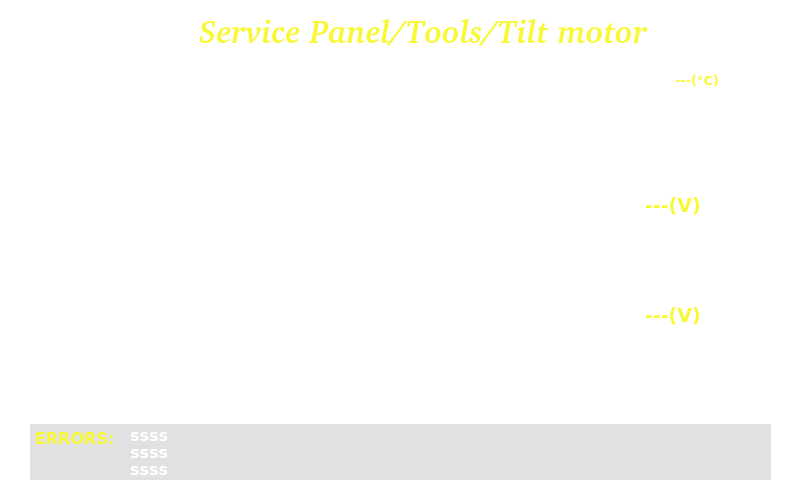
<?xml version="1.0" encoding="UTF-8"?>
<ui version="4.0">
 <class>tiltingToolUI</class>
 <widget class="QWidget" name="tiltingToolUI">
  <property name="geometry">
   <rect>
    <x>0</x>
    <y>0</y>
    <width>800</width>
    <height>480</height>
   </rect>
  </property>
  <property name="windowTitle">
   <string notr="true">Form</string>
  </property>
  <property name="styleSheet">
   <string notr="true">background-color:rgb(0,0,0,0);
background-image:url(://Service_Tools/Service_Tools/tilting_background.png);
border: 0px;</string>
  </property>
  <widget class="QFrame" name="frame">
   <property name="geometry">
    <rect>
     <x>0</x>
     <y>0</y>
     <width>800</width>
     <height>480</height>
    </rect>
   </property>
   <property name="frameShape">
    <enum>QFrame::StyledPanel</enum>
   </property>
   <property name="frameShadow">
    <enum>QFrame::Raised</enum>
   </property>
   <widget class="QFrame" name="frame_2">
    <property name="geometry">
     <rect>
      <x>665</x>
      <y>65</y>
      <width>121</width>
      <height>101</height>
     </rect>
    </property>
    <property name="styleSheet">
     <string notr="true">background-image:url(://Service_Tools/Service_Tools/tilting_tool.png);</string>
    </property>
    <property name="frameShape">
     <enum>QFrame::StyledPanel</enum>
    </property>
    <property name="frameShadow">
     <enum>QFrame::Raised</enum>
    </property>
    <widget class="QLabel" name="temp">
     <property name="geometry">
      <rect>
       <x>10</x>
       <y>0</y>
       <width>61</width>
       <height>31</height>
      </rect>
     </property>
     <property name="font">
      <font>
       <family>DejaVu Sans</family>
       <pointsize>10</pointsize>
       <weight>75</weight>
       <italic>false</italic>
       <bold>true</bold>
      </font>
     </property>
     <property name="styleSheet">
      <string notr="true">background-image:url(/transparent.png);
color: rgb(248, 248, 54);</string>
     </property>
     <property name="text">
      <string notr="true">---(°C)</string>
     </property>
     <property name="alignment">
      <set>Qt::AlignLeading|Qt::AlignLeft|Qt::AlignVCenter</set>
     </property>
    </widget>
   </widget>
   <widget class="QPushButton" name="exitButton">
    <property name="geometry">
     <rect>
      <x>0</x>
      <y>0</y>
      <width>111</width>
      <height>111</height>
     </rect>
    </property>
    <property name="text">
     <string/>
    </property>
   </widget>
   <widget class="QLabel" name="label">
    <property name="geometry">
     <rect>
      <x>115</x>
      <y>10</y>
      <width>616</width>
      <height>41</height>
     </rect>
    </property>
    <property name="font">
     <font>
      <family>Bitstream Charter</family>
      <pointsize>24</pointsize>
      <weight>75</weight>
      <italic>true</italic>
      <bold>true</bold>
     </font>
    </property>
    <property name="styleSheet">
     <string notr="true">background-image:url(/transparent.png);
color: rgb(248, 248, 54);</string>
    </property>
    <property name="text">
     <string notr="true">Service Panel/Tools/Tilt motor</string>
    </property>
    <property name="alignment">
     <set>Qt::AlignCenter</set>
    </property>
   </widget>
   <widget class="QFrame" name="zeroFrame">
    <property name="geometry">
     <rect>
      <x>420</x>
      <y>235</y>
      <width>21</width>
      <height>21</height>
     </rect>
    </property>
    <property name="styleSheet">
     <string notr="true">border-image:url(://yes.png);
background-image:url(://transparent.png);</string>
    </property>
    <property name="frameShape">
     <enum>QFrame::StyledPanel</enum>
    </property>
    <property name="frameShadow">
     <enum>QFrame::Raised</enum>
    </property>
   </widget>
   <widget class="QFrame" name="faultFrame">
    <property name="geometry">
     <rect>
      <x>420</x>
      <y>215</y>
      <width>21</width>
      <height>21</height>
     </rect>
    </property>
    <property name="styleSheet">
     <string notr="true">border-image:url(://yes.png);
background-image:url(://transparent.png);</string>
    </property>
    <property name="frameShape">
     <enum>QFrame::StyledPanel</enum>
    </property>
    <property name="frameShadow">
     <enum>QFrame::Raised</enum>
    </property>
   </widget>
   <widget class="QFrame" name="obstcleFrame">
    <property name="geometry">
     <rect>
      <x>420</x>
      <y>255</y>
      <width>21</width>
      <height>21</height>
     </rect>
    </property>
    <property name="styleSheet">
     <string notr="true">border-image:url(://yes.png);
background-image:url(://transparent.png);</string>
    </property>
    <property name="frameShape">
     <enum>QFrame::StyledPanel</enum>
    </property>
    <property name="frameShadow">
     <enum>QFrame::Raised</enum>
    </property>
   </widget>
   <widget class="QFrame" name="expWinFrame">
    <property name="geometry">
     <rect>
      <x>420</x>
      <y>275</y>
      <width>21</width>
      <height>21</height>
     </rect>
    </property>
    <property name="styleSheet">
     <string notr="true">border-image:url(://yes.png);
background-image:url(://transparent.png);</string>
    </property>
    <property name="frameShape">
     <enum>QFrame::StyledPanel</enum>
    </property>
    <property name="frameShadow">
     <enum>QFrame::Raised</enum>
    </property>
   </widget>
   <widget class="QLabel" name="vpower">
    <property name="geometry">
     <rect>
      <x>645</x>
      <y>185</y>
      <width>96</width>
      <height>41</height>
     </rect>
    </property>
    <property name="font">
     <font>
      <family>DejaVu Sans</family>
      <pointsize>14</pointsize>
      <weight>75</weight>
      <italic>false</italic>
      <bold>true</bold>
     </font>
    </property>
    <property name="styleSheet">
     <string notr="true">background-image:url(/transparent.png);
color: rgb(248, 248, 54);</string>
    </property>
    <property name="text">
     <string notr="true">---(V)</string>
    </property>
    <property name="alignment">
     <set>Qt::AlignLeading|Qt::AlignLeft|Qt::AlignVCenter</set>
    </property>
   </widget>
   <widget class="QFrame" name="frame_3">
    <property name="geometry">
     <rect>
      <x>30</x>
      <y>424</y>
      <width>741</width>
      <height>56</height>
     </rect>
    </property>
    <property name="styleSheet">
     <string notr="true">background-color:rgb(0,0,0,30);
background-image:url(://transparent.png);
</string>
    </property>
    <property name="frameShape">
     <enum>QFrame::StyledPanel</enum>
    </property>
    <property name="frameShadow">
     <enum>QFrame::Raised</enum>
    </property>
    <widget class="QLabel" name="vpower_2">
     <property name="geometry">
      <rect>
       <x>5</x>
       <y>1</y>
       <width>91</width>
       <height>26</height>
      </rect>
     </property>
     <property name="font">
      <font>
       <family>DejaVu Sans</family>
       <pointsize>12</pointsize>
       <weight>75</weight>
       <italic>false</italic>
       <bold>true</bold>
      </font>
     </property>
     <property name="styleSheet">
      <string notr="true">background-image:url(/transparent.png);
color: rgb(248, 248, 54);
background-color:rgb(0,0,0,0);</string>
     </property>
     <property name="text">
      <string notr="true">ERRORS:</string>
     </property>
     <property name="alignment">
      <set>Qt::AlignLeading|Qt::AlignLeft|Qt::AlignVCenter</set>
     </property>
    </widget>
    <widget class="QLabel" name="errClass">
     <property name="geometry">
      <rect>
       <x>100</x>
       <y>2</y>
       <width>626</width>
       <height>16</height>
      </rect>
     </property>
     <property name="font">
      <font>
       <family>DejaVu Sans</family>
       <pointsize>12</pointsize>
       <weight>75</weight>
       <italic>false</italic>
       <bold>true</bold>
      </font>
     </property>
     <property name="styleSheet">
      <string notr="true">background-image:url(/transparent.png);
color: rgb(255, 255, 255);
background-color:rgb(0,0,0,0);</string>
     </property>
     <property name="text">
      <string notr="true">ssss</string>
     </property>
     <property name="alignment">
      <set>Qt::AlignLeading|Qt::AlignLeft|Qt::AlignTop</set>
     </property>
    </widget>
    <widget class="QLabel" name="errSubclass">
     <property name="geometry">
      <rect>
       <x>100</x>
       <y>19</y>
       <width>626</width>
       <height>16</height>
      </rect>
     </property>
     <property name="font">
      <font>
       <family>DejaVu Sans</family>
       <pointsize>12</pointsize>
       <weight>75</weight>
       <italic>false</italic>
       <bold>true</bold>
      </font>
     </property>
     <property name="styleSheet">
      <string notr="true">background-image:url(/transparent.png);
color: rgb(255, 255, 255);
background-color:rgb(0,0,0,0);</string>
     </property>
     <property name="text">
      <string notr="true">ssss</string>
     </property>
     <property name="alignment">
      <set>Qt::AlignLeading|Qt::AlignLeft|Qt::AlignTop</set>
     </property>
    </widget>
    <widget class="QLabel" name="errCode">
     <property name="geometry">
      <rect>
       <x>100</x>
       <y>36</y>
       <width>626</width>
       <height>16</height>
      </rect>
     </property>
     <property name="font">
      <font>
       <family>DejaVu Sans</family>
       <pointsize>12</pointsize>
       <weight>75</weight>
       <italic>false</italic>
       <bold>true</bold>
      </font>
     </property>
     <property name="styleSheet">
      <string notr="true">background-image:url(/transparent.png);
color: rgb(255, 255, 255);
background-color:rgb(0,0,0,0);</string>
     </property>
     <property name="text">
      <string notr="true">ssss</string>
     </property>
     <property name="alignment">
      <set>Qt::AlignLeading|Qt::AlignLeft|Qt::AlignTop</set>
     </property>
    </widget>
   </widget>
   <widget class="QLabel" name="vlogic">
    <property name="geometry">
     <rect>
      <x>645</x>
      <y>295</y>
      <width>96</width>
      <height>41</height>
     </rect>
    </property>
    <property name="font">
     <font>
      <family>DejaVu Sans</family>
      <pointsize>14</pointsize>
      <weight>75</weight>
      <italic>false</italic>
      <bold>true</bold>
     </font>
    </property>
    <property name="styleSheet">
     <string notr="true">background-image:url(/transparent.png);
color: rgb(248, 248, 54);</string>
    </property>
    <property name="text">
     <string notr="true">---(V)</string>
    </property>
    <property name="alignment">
     <set>Qt::AlignLeading|Qt::AlignLeft|Qt::AlignVCenter</set>
    </property>
   </widget>
  </widget>
 </widget>
 <resources/>
 <connections/>
</ui>
